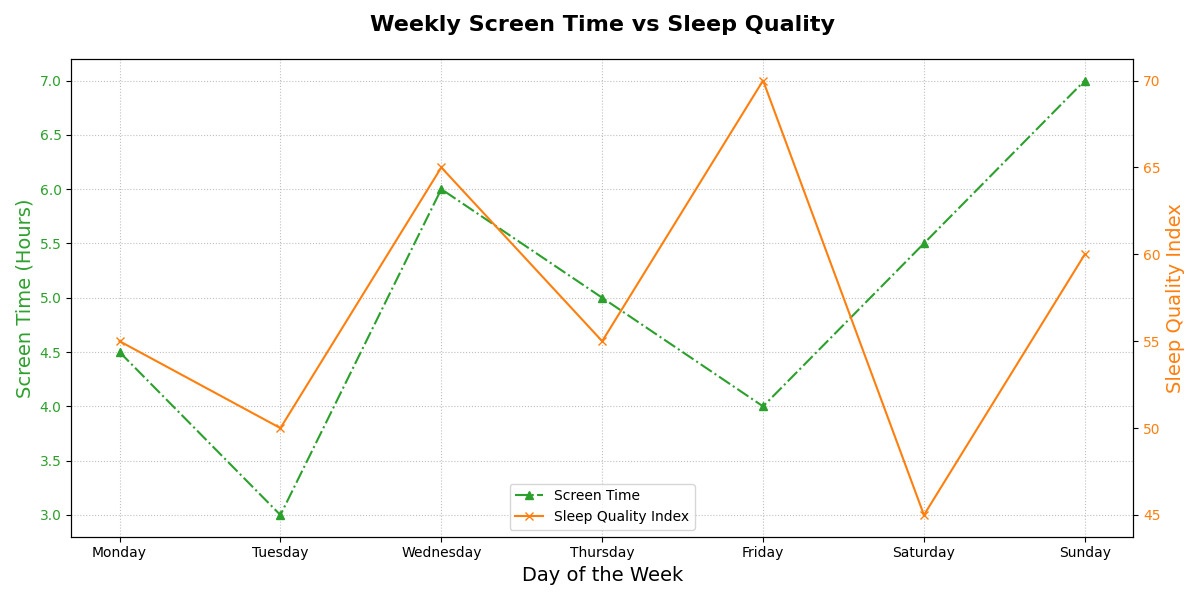

This chart was generated by the following Python code:
import matplotlib.pyplot as plt
import numpy as np

days = ['Monday', 'Tuesday', 'Wednesday', 'Thursday', 'Friday', 'Saturday', 'Sunday']
x = np.arange(len(days))

# Manually shuffled data list
screen_time = [4.5, 3, 6, 5, 4, 5.5, 7]
sleep_quality_index = [55, 50, 65, 55, 70, 45, 60]

fig, ax1 = plt.subplots(figsize=(12, 6))

color1 = 'tab:green'
color2 = 'tab:orange'
ax1.set_xlabel('Day of the Week', fontsize=14, fontweight='medium')
ax1.set_ylabel('Screen Time (Hours)', color=color1, fontsize=14, fontweight='medium')
ax1.plot(days, screen_time, color=color1, marker='^', linestyle='-.', linewidth=1.5, label='Screen Time')
ax1.tick_params(axis='y', labelcolor=color1)

ax1.grid(which='both', linestyle=':', linewidth=0.8, alpha=0.8)

ax2 = ax1.twinx()
ax2.set_ylabel('Sleep Quality Index', color=color2, fontsize=14, fontweight='medium')
ax2.plot(days, sleep_quality_index, color=color2, marker='x', linestyle='-', linewidth=1.5, label='Sleep Quality Index')
ax2.tick_params(axis='y', labelcolor=color2)

plt.title('Weekly Screen Time vs Sleep Quality', fontsize=16, fontweight='heavy', pad=20)

fig.tight_layout()

lines_1, labels_1 = ax1.get_legend_handles_labels()
lines_2, labels_2 = ax2.get_legend_handles_labels()
ax1.legend(lines_1 + lines_2, labels_1 + labels_2, loc='lower center', fontsize=10)

plt.show()
